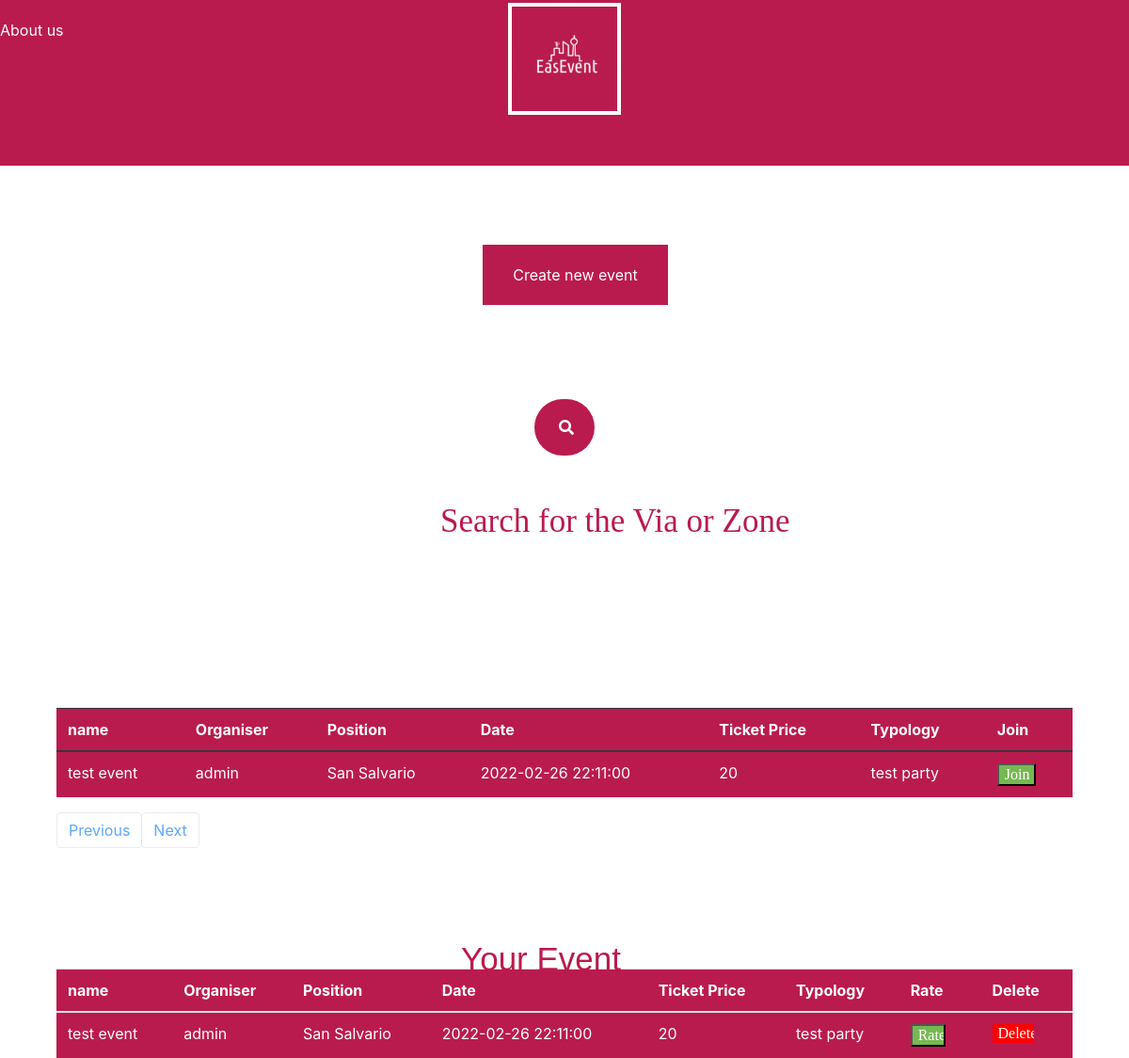
Before: / with the older database file.
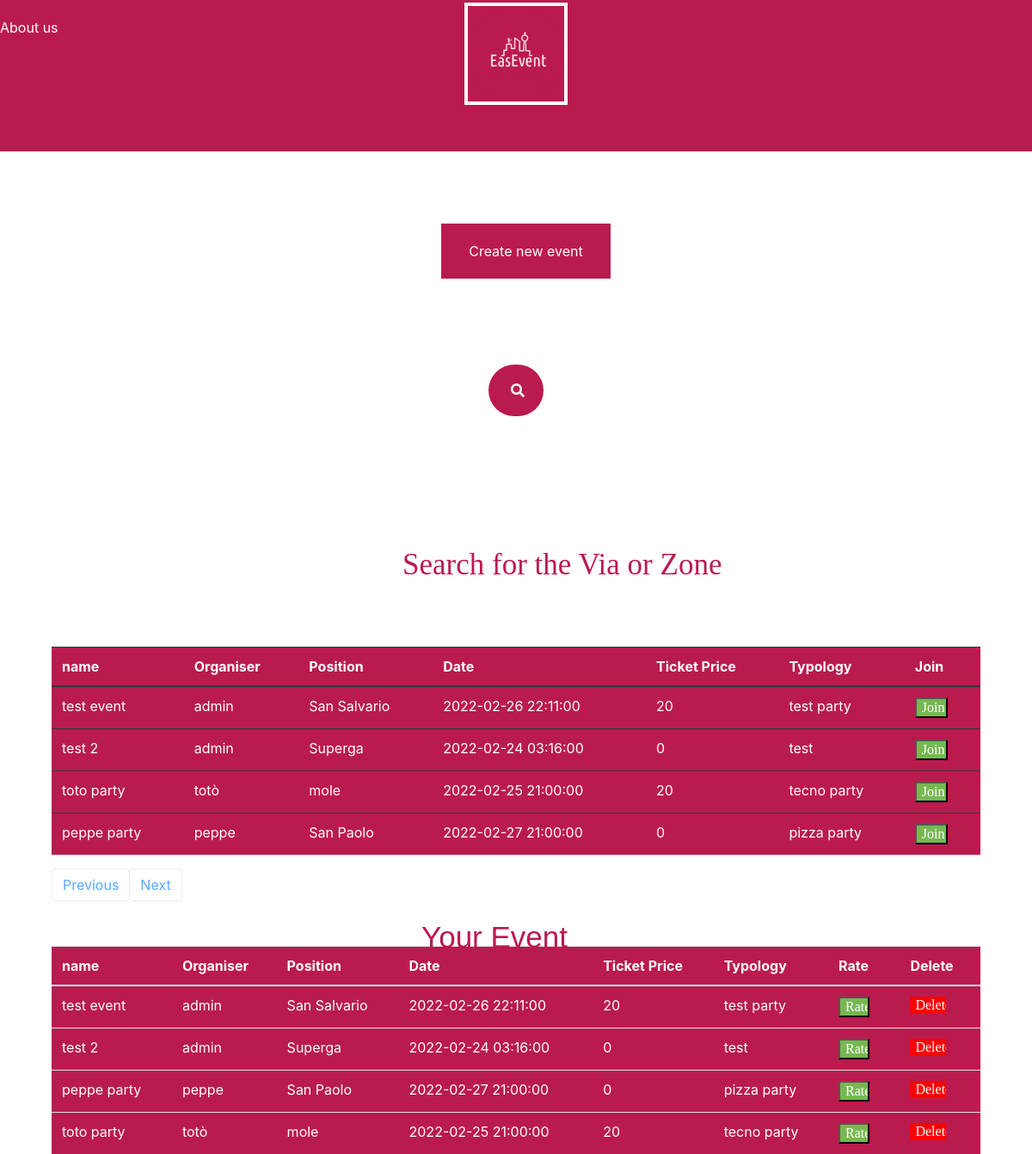
After: the same page with the newer database file.
### tables this page shows
CREATE TABLE event (
	"Number" INTEGER NOT NULL, 
	"Name" VARCHAR(20) NOT NULL, 
	"Organiser" VARCHAR(20) NOT NULL, 
	"Position" VARCHAR(20) NOT NULL, 
	"Date" DATETIME NOT NULL, 
	"Number_of_entrance" INTEGER NOT NULL, 
	"Ticket_price" INTEGER, 
	"Typology" VARCHAR(20), 
	PRIMARY KEY ("Number"), 
	FOREIGN KEY("Position") REFERENCES position ("Zone")
);

CREATE TABLE join__event (
	id INTEGER NOT NULL, 
	"Email" VARCHAR(100), 
	"Name" VARCHAR(20) NOT NULL, 
	"Organiser" VARCHAR(20) NOT NULL, 
	"Position" VARCHAR(20) NOT NULL, 
	"Date" DATETIME NOT NULL, 
	"Number_of_entrance" INTEGER NOT NULL, 
	"Ticket_price" INTEGER, 
	"Typology" VARCHAR(20), 
	PRIMARY KEY (id), 
	FOREIGN KEY("Position") REFERENCES position ("Zone")
);

### app.py (the view, shortened to what this page needs)
@app.route('/', methods=['GET', 'POST'], defaults={"page": 1})
@app.route('/<int:page>', methods=['GET', 'POST'])
def index(page):
    from model import Event, join_Event
    form = JoinForm()
    page = page
    pages = 5
    event = Event.query.paginate(page, pages, error_out=False)
    joined_Event = join_Event.query.all()
    return render_template('homepage/index.html', event=event, joined_Event= joined_Event)

### form.py
class JoinForm(FlaskForm):
    email = EmailField(validators=[DataRequired(), Email()],render_kw={"placeholder": "Enter your email here"})
    submit = SubmitField("Join Event")

### templates/homepage/index.html (shortened to what this page needs)
<link href="//maxcdn.bootstrapcdn.com/bootstrap/4.1.1/css/bootstrap.min.css" rel="stylesheet" id="bootstrap-css">
<!DOCTYPE html>
<html>
  <head>
    <link rel="stylesheet" href="https://stackpath.bootstrapcdn.com/bootstrap/4.1.3/css/bootstrap.min.css">
    <link rel="stylesheet" href="https://use.fontawesome.com/releases/v5.5.0/css/all.css">
    <link rel= "stylesheet" type= "text/css" href= "{{ url_for('static',filename='home/style.css') }}">
  </head>
  <header>
      <div class="uplogo">
          <img class="logo" src="/static/login/logo.png" alt="img" width="10%">
      </div>
      <div>
          <a class="aboutus" href="/aboutus" style="color: white" >About us</a>
      </div>
  </header>
  <body>
    <div class="container h-100">
<a href="/loginfornewevent"  class="button">Create new event</a>
      <form action="/" method="post" autocomplete="off">
      <div class="d-flex justify-content-center h-100">
        <div class="searchbar">
            <p class="mb-0">Search for the Via or Zone</p>
          <input class="search_input" type="text" name="tag" id="tag" placeholder="Search...">
          <a href="#" class="search_icon"><i class="fas fa-search"></i></a>
        </div>
      </div>
      </form>
    </div>
<div class="row" id="show_table">
<div class="col">
  <table class="table table-dark">
  <thead>
    <tr>
      <th scope="col">name</th>
      <th scope="col">Organiser</th>
      <th scope="col">Position</th>
      <th scope="col">Date</th>
      <th scope="col">Ticket Price</th>
      <th scope="col">Typology</th>
      <th scope="col">Join</th>
    </tr>
  </thead>
  <tbody>
  {%if empty%}
  <tr>
    <td colspan="7" align="center">{{empty}}</td>
  </tr>
  {%else%}
  {% for event in event.items %}
    <tr>
        <td>{{ event.Name }}</td>
        <td>{{ event.Organiser }}</td>
        <td>{{ event.Position }}</td>
        <td>{{ event.Date }}</td>
        <td>{{ event.Ticket_price }}</td>
        <td>{{ event.Typology }}</td>
        <td> <input type="button" onclick="window.location.href='/join/{{event.Number}}'"  class="button-join-table" value="Join"  /> </td>
    </tr>
  {% endfor %}
  {%endif%}
  </tbody>
 </table>
<nav aria-label="Page navigation example">
                <ul class="pagination">
                    {% if event.has_prev %}
                      <li class="page-item"> <a class="page-link" href="{{ url_for('index', page=event.prev_num) }}">Previous</a></li>
                    {% else %}
                      <li class="page-item"><a class="page-link btn disabled" href="#">Previous</a></li>
                    {% endif %}
                    {% if event.has_next %}
                      <li class="page-item"> <a class="page-link" href="{{ url_for('index', page=event.next_num) }}">Next</a></li>
                    {% else %}
                      <li class="page-item"><a class="page-link btn disabled" href="#">Next</a></li>
                    {% endif %}
                </ul>
    </nav>
</div>
</div>
  <p class="mb-1">Your Event</p>
<div>
  <table class="table table-dark-2" style="color: white">
  <thead>
    <tr>
      <th scope="col">name</th>
      <th scope="col">Organiser</th>
      <th scope="col">Position</th>
      <th scope="col">Date</th>
      <th scope="col">Ticket Price</th>
      <th scope="col">Typology</th>
      <th scope="col">Rate</th>
      <th scope="col">Delete</th>
    </tr>
  </thead>
  <tbody>
     {% for event2 in joined_Event %}
    <tr>
        <td>{{event2.Name}}</td>
        <td>{{event2.Organiser}}</td>
        <td>{{event2.Position}}</td>
        <td>{{event2.Date}}</td>
        <td>{{event2.Ticket_price}}</td>
        <td>{{event2.Typology}}</td>
        <td> <input type="button" onclick="window.location.href='/rate'" href="#"   class="button-join-table" value="Rate" /></td>
        <td> <input type="button" onclick="window.location.href='/delete/{{ event2.id }}'" class="button-join-table1" value="Delete" /></td>
    </tr>
   {% endfor %}
  </tbody>
 </table>
</div>
  </body>
</html>

### static/home/style.css (style rules this page uses)
body,html { height: 100%; width: 100%; margin: 0; padding: 0; background: #ffff !important; }
header { background-color: #BA1B4E; height: 22%; }
.searchbar { margin-bottom: auto; margin-top: 160px; height: 60px; background-color: #BA1B4E; border-radius: 30px; padding: 10px; }
.search_input { color: white; border: 0; outline: 0; background: none; width: 0; caret-color:transparent; line-height: 40px; transition: width 0.4s linear; }
.search_input::placeholder { color: white; }
.uplogo { position: relative; width: auto; height: 20px; text-align: center; padding: 3px; }
.logo { border: 4px solid #ffff; }
.search_icon { height: 40px; width: 40px; float: right; display: flex; justify-content: center; align-items: center; border-radius: 50%; color:white; text-decoration:none; }
.mb-0 { position: absolute; font-family: "Berlin Sans FB Demi"; font-size: 35px; left: 39%; top: 47%; color: #BA1B4E; }
.button { position: relative; left: 42%; top: 8%; background-color: #BA1B4E; border: none; color: white; padding: 20px 32px; text-align: center; text-decoration: none; display: inline-block; font-size: 16px; margin: 4px 2px; cursor: pointer; }
.table-dark { width: 90%; background-color:#BA1B4E; position: center; margin-left: auto; margin-right: auto; margin-top: -20%; }
.button-join-table { width: 60%; background-color: #76b852; font-family: Amiri; color: white; position: center; margin-right: auto; margin-left: auto; }
.button-join-table1 { width: 60%; background-color: red; border: none; font-family: Amiri; color: white; position: center; margin-right: auto; margin-left: auto; }
.pagination { position: relative; margin-left: 5%; margin-right: auto; }
.mb-1 { position: absolute; font-family: 'Lucida Grande', 'Lucida Sans Unicode', 'Geneva', 'Verdana', sans-serif; font-size: 35px; right: 45%; top: auto; color: #BA1B4E; }
.table-dark-2 { width: 90%; background-color:#BA1B4E; position: center; margin-left: auto; margin-right: auto; margin-top: 3%; }

Changed rows visible on the page:
added event: Name "test 2", Organiser "admin", Position "Superga", Date "2022-02-24 03:16:00", Ticket_price "0", Typology "test"
added event: Name "toto party", Organiser "totò", Position "mole", Date "2022-02-25 21:00:00", Ticket_price "20", Typology "tecno party"
added event: Name "peppe party", Organiser "peppe", Position "San Paolo", Date "2022-02-27 21:00:00", Ticket_price "0", Typology "pizza party"
added join__event: Name "test 2", Organiser "admin", Position "Superga", Date "2022-02-24 03:16:00", Ticket_price "0", Typology "test"
added join__event: Name "peppe party", Organiser "peppe", Position "San Paolo", Date "2022-02-27 21:00:00", Ticket_price "0", Typology "pizza party"
added join__event: Name "toto party", Organiser "totò", Position "mole", Date "2022-02-25 21:00:00", Ticket_price "20", Typology "tecno party"
